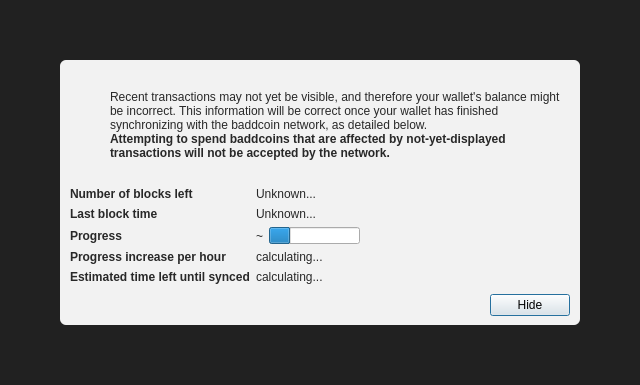
<?xml version="1.0" encoding="UTF-8"?>
<ui version="4.0">
 <class>ModalOverlay</class>
 <widget class="QWidget" name="ModalOverlay">
  <property name="geometry">
   <rect>
    <x>0</x>
    <y>0</y>
    <width>640</width>
    <height>385</height>
   </rect>
  </property>
  <property name="windowTitle">
   <string>Form</string>
  </property>
  <layout class="QVBoxLayout" name="verticalLayout" stretch="0">
   <property name="sizeConstraint">
    <enum>QLayout::SetDefaultConstraint</enum>
   </property>
   <property name="leftMargin">
    <number>0</number>
   </property>
   <property name="topMargin">
    <number>0</number>
   </property>
   <property name="rightMargin">
    <number>0</number>
   </property>
   <property name="bottomMargin">
    <number>0</number>
   </property>
   <item>
    <widget class="QWidget" name="bgWidget" native="true">
     <property name="styleSheet">
      <string notr="true">#bgWidget { background: rgba(0,0,0,220); }</string>
     </property>
     <layout class="QVBoxLayout" name="verticalLayoutMain" stretch="1">
      <property name="leftMargin">
       <number>60</number>
      </property>
      <property name="topMargin">
       <number>60</number>
      </property>
      <property name="rightMargin">
       <number>60</number>
      </property>
      <property name="bottomMargin">
       <number>60</number>
      </property>
      <item>
       <widget class="QWidget" name="contentWidget" native="true">
        <property name="styleSheet">
         <string notr="true">#contentWidget { background: rgba(255,255,255,240); border-radius: 6px; }

QLabel { color: rgb(40,40,40);  }</string>
        </property>
        <layout class="QVBoxLayout" name="verticalLayoutSub" stretch="1,0,0,0">
         <property name="spacing">
          <number>0</number>
         </property>
         <property name="leftMargin">
          <number>10</number>
         </property>
         <property name="topMargin">
          <number>10</number>
         </property>
         <property name="rightMargin">
          <number>10</number>
         </property>
         <property name="bottomMargin">
          <number>10</number>
         </property>
         <item>
          <layout class="QHBoxLayout" name="horizontalLayoutIconText" stretch="0,1">
           <property name="topMargin">
            <number>20</number>
           </property>
           <item>
            <layout class="QVBoxLayout" name="verticalLayoutIcon">
             <property name="leftMargin">
              <number>0</number>
             </property>
             <item>
              <widget class="QPushButton" name="warningIcon">
               <property name="enabled">
                <bool>false</bool>
               </property>
               <property name="text">
                <string/>
               </property>
               <property name="icon">
                <iconset>
                 <normaloff>:/icons/warning</normaloff>
                 <disabledoff>:/icons/warning</disabledoff>:/icons/warning</iconset>
               </property>
               <property name="iconSize">
                <size>
                 <width>48</width>
                 <height>48</height>
                </size>
               </property>
               <property name="flat">
                <bool>true</bool>
               </property>
              </widget>
             </item>
             <item>
              <spacer name="verticalSpacerWarningIcon">
               <property name="orientation">
                <enum>Qt::Vertical</enum>
               </property>
               <property name="sizeHint" stdset="0">
                <size>
                 <width>20</width>
                 <height>40</height>
                </size>
               </property>
              </spacer>
             </item>
            </layout>
           </item>
           <item>
            <layout class="QVBoxLayout" name="verticalLayoutInfoText">
             <property name="leftMargin">
              <number>0</number>
             </property>
             <property name="topMargin">
              <number>0</number>
             </property>
             <item>
              <widget class="QLabel" name="infoText">
               <property name="text">
                <string>Recent transactions may not yet be visible, and therefore your wallet's balance might be incorrect. This information will be correct once your wallet has finished synchronizing with the baddcoin network, as detailed below.</string>
               </property>
               <property name="textFormat">
                <enum>Qt::RichText</enum>
               </property>
               <property name="wordWrap">
                <bool>true</bool>
               </property>
              </widget>
             </item>
             <item>
              <widget class="QLabel" name="infoTextStrong">
               <property name="font">
                <font>
                 <weight>75</weight>
                 <bold>true</bold>
                </font>
               </property>
               <property name="text">
                <string>Attempting to spend baddcoins that are affected by not-yet-displayed transactions will not be accepted by the network.</string>
               </property>
               <property name="textFormat">
                <enum>Qt::RichText</enum>
               </property>
               <property name="wordWrap">
                <bool>true</bool>
               </property>
              </widget>
             </item>
             <item>
              <spacer name="verticalSpacerInTextSpace">
               <property name="orientation">
                <enum>Qt::Vertical</enum>
               </property>
               <property name="sizeHint" stdset="0">
                <size>
                 <width>20</width>
                 <height>40</height>
                </size>
               </property>
              </spacer>
             </item>
            </layout>
           </item>
          </layout>
         </item>
         <item>
          <spacer name="verticalSpacerAfterText">
           <property name="orientation">
            <enum>Qt::Vertical</enum>
           </property>
           <property name="sizeHint" stdset="0">
            <size>
             <width>20</width>
             <height>40</height>
            </size>
           </property>
          </spacer>
         </item>
         <item>
          <layout class="QFormLayout" name="formLayout">
           <property name="fieldGrowthPolicy">
            <enum>QFormLayout::FieldsStayAtSizeHint</enum>
           </property>
           <property name="horizontalSpacing">
            <number>6</number>
           </property>
           <property name="verticalSpacing">
            <number>6</number>
           </property>
           <property name="topMargin">
            <number>10</number>
           </property>
           <item row="0" column="0">
            <widget class="QLabel" name="labelNumberOfBlocksLeft">
             <property name="font">
              <font>
               <weight>75</weight>
               <bold>true</bold>
              </font>
             </property>
             <property name="text">
              <string>Number of blocks left</string>
             </property>
            </widget>
           </item>
           <item row="0" column="1">
            <widget class="QLabel" name="numberOfBlocksLeft">
             <property name="text">
              <string>Unknown...</string>
             </property>
            </widget>
           </item>
           <item row="1" column="0">
            <widget class="QLabel" name="labelLastBlockTime">
             <property name="font">
              <font>
               <weight>75</weight>
               <bold>true</bold>
              </font>
             </property>
             <property name="text">
              <string>Last block time</string>
             </property>
            </widget>
           </item>
           <item row="1" column="1">
            <widget class="QLabel" name="newestBlockDate">
             <property name="sizePolicy">
              <sizepolicy hsizetype="Maximum" vsizetype="Preferred">
               <horstretch>0</horstretch>
               <verstretch>0</verstretch>
              </sizepolicy>
             </property>
             <property name="text">
              <string>Unknown...</string>
             </property>
            </widget>
           </item>
           <item row="2" column="0">
            <widget class="QLabel" name="labelSyncDone">
             <property name="font">
              <font>
               <weight>75</weight>
               <bold>true</bold>
              </font>
             </property>
             <property name="text">
              <string>Progress</string>
             </property>
            </widget>
           </item>
           <item row="2" column="1">
            <layout class="QHBoxLayout" name="horizontalLayoutSync" stretch="0,1">
             <item>
              <widget class="QLabel" name="percentageProgress">
               <property name="text">
                <string notr="true">~</string>
               </property>
              </widget>
             </item>
             <item>
              <widget class="QProgressBar" name="progressBar">
               <property name="value">
                <number>24</number>
               </property>
               <property name="format">
                <string/>
               </property>
              </widget>
             </item>
            </layout>
           </item>
           <item row="4" column="0">
            <widget class="QLabel" name="labelProgressIncrease">
             <property name="font">
              <font>
               <weight>75</weight>
               <bold>true</bold>
              </font>
             </property>
             <property name="text">
              <string>Progress increase per hour</string>
             </property>
            </widget>
           </item>
           <item row="4" column="1">
            <widget class="QLabel" name="progressIncreasePerH">
             <property name="text">
              <string>calculating...</string>
             </property>
            </widget>
           </item>
           <item row="5" column="0">
            <widget class="QLabel" name="labelEstimatedTimeLeft">
             <property name="font">
              <font>
               <weight>75</weight>
               <bold>true</bold>
              </font>
             </property>
             <property name="text">
              <string>Estimated time left until synced</string>
             </property>
            </widget>
           </item>
           <item row="5" column="1">
            <widget class="QLabel" name="expectedTimeLeft">
             <property name="text">
              <string>calculating...</string>
             </property>
            </widget>
           </item>
          </layout>
         </item>
         <item>
          <layout class="QHBoxLayout" name="horizontalLayoutButtons">
           <property name="leftMargin">
            <number>10</number>
           </property>
           <property name="topMargin">
            <number>10</number>
           </property>
           <item>
            <spacer name="horizontalSpacer">
             <property name="orientation">
              <enum>Qt::Horizontal</enum>
             </property>
             <property name="sizeHint" stdset="0">
              <size>
               <width>40</width>
               <height>20</height>
              </size>
             </property>
            </spacer>
           </item>
           <item>
            <widget class="QPushButton" name="closeButton">
             <property name="text">
              <string>Hide</string>
             </property>
             <property name="shortcut">
              <string>Esc</string>
             </property>
             <property name="focusPolicy">
              <enum>Qt::StrongFocus</enum>
             </property>
             <property name="default">
              <bool>true</bool>
             </property>
            </widget>
           </item>
          </layout>
         </item>
        </layout>
       </widget>
      </item>
     </layout>
    </widget>
   </item>
  </layout>
 </widget>
 <resources/>
 <connections/>
</ui>
